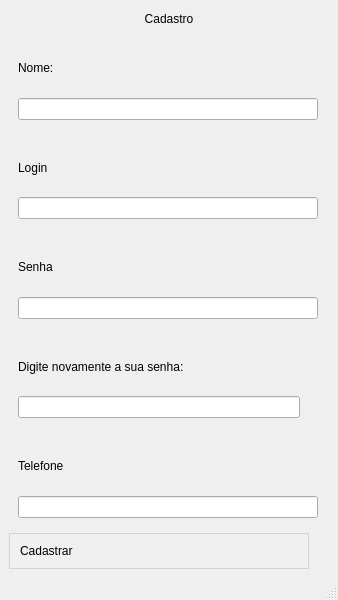
<?xml version="1.0" encoding="UTF-8"?>
<ui version="4.0">
 <class>MainWindow</class>
 <widget class="QMainWindow" name="MainWindow">
  <property name="geometry">
   <rect>
    <x>0</x>
    <y>0</y>
    <width>338</width>
    <height>600</height>
   </rect>
  </property>
  <property name="windowTitle">
   <string>MainWindow</string>
  </property>
  <property name="styleSheet">
   <string notr="true">QPushButton {
                background-color: #f0f0f0;
                border: 1px solid #d3d3d3;
                border-radius: 20px;
                padding: 10px;
                text-align: left;
            }

            QPushButton:hover {
                background-color: #e0e0e0;
            }

            QPushButton:pressed {
                background-color: #c0c0c0;
                border: 1px solid #b0b0b0;
            }</string>
  </property>
  <widget class="QWidget" name="centralwidget">
   <layout class="QVBoxLayout" name="verticalLayout_6">
    <item>
     <widget class="QLabel" name="label">
      <property name="sizePolicy">
       <sizepolicy hsizetype="Preferred" vsizetype="Maximum">
        <horstretch>0</horstretch>
        <verstretch>0</verstretch>
       </sizepolicy>
      </property>
      <property name="maximumSize">
       <size>
        <width>424745</width>
        <height>20</height>
       </size>
      </property>
      <property name="text">
       <string>Cadastro</string>
      </property>
      <property name="alignment">
       <set>Qt::AlignCenter</set>
      </property>
     </widget>
    </item>
    <item>
     <widget class="QWidget" name="widget" native="true">
      <layout class="QVBoxLayout" name="verticalLayout">
       <item>
        <widget class="QLabel" name="label_2">
         <property name="text">
          <string>Nome:</string>
         </property>
        </widget>
       </item>
       <item>
        <widget class="QLineEdit" name="lineEdit">
         <property name="maximumSize">
          <size>
           <width>300</width>
           <height>16777215</height>
          </size>
         </property>
        </widget>
       </item>
      </layout>
     </widget>
    </item>
    <item>
     <widget class="QWidget" name="widget_2" native="true">
      <layout class="QVBoxLayout" name="verticalLayout_2">
       <item>
        <widget class="QLabel" name="label_3">
         <property name="text">
          <string>Login</string>
         </property>
        </widget>
       </item>
       <item>
        <widget class="QLineEdit" name="lineEdit_2">
         <property name="maximumSize">
          <size>
           <width>300</width>
           <height>16777215</height>
          </size>
         </property>
        </widget>
       </item>
      </layout>
     </widget>
    </item>
    <item>
     <widget class="QWidget" name="widget_4" native="true">
      <layout class="QVBoxLayout" name="verticalLayout_4">
       <item>
        <widget class="QLabel" name="label_5">
         <property name="text">
          <string>Senha</string>
         </property>
        </widget>
       </item>
       <item>
        <widget class="QLineEdit" name="lineEdit_4">
         <property name="maximumSize">
          <size>
           <width>300</width>
           <height>16777215</height>
          </size>
         </property>
        </widget>
       </item>
      </layout>
     </widget>
    </item>
    <item>
     <widget class="QWidget" name="widget_5" native="true">
      <property name="maximumSize">
       <size>
        <width>300</width>
        <height>16777215</height>
       </size>
      </property>
      <layout class="QVBoxLayout" name="verticalLayout_5">
       <item>
        <widget class="QLabel" name="label_6">
         <property name="text">
          <string>Digite novamente a sua senha:</string>
         </property>
        </widget>
       </item>
       <item>
        <widget class="QLineEdit" name="lineEdit_5"/>
       </item>
      </layout>
     </widget>
    </item>
    <item>
     <widget class="QWidget" name="widget_3" native="true">
      <layout class="QVBoxLayout" name="verticalLayout_3">
       <item>
        <widget class="QLabel" name="label_4">
         <property name="text">
          <string>Telefone</string>
         </property>
        </widget>
       </item>
       <item>
        <widget class="QLineEdit" name="lineEdit_3">
         <property name="maximumSize">
          <size>
           <width>300</width>
           <height>16777215</height>
          </size>
         </property>
        </widget>
       </item>
      </layout>
     </widget>
    </item>
    <item>
     <widget class="QPushButton" name="pushButton">
      <property name="maximumSize">
       <size>
        <width>300</width>
        <height>16777215</height>
       </size>
      </property>
      <property name="layoutDirection">
       <enum>Qt::LeftToRight</enum>
      </property>
      <property name="text">
       <string>Cadastrar</string>
      </property>
      <property name="flat">
       <bool>false</bool>
      </property>
     </widget>
    </item>
   </layout>
  </widget>
  <widget class="QMenuBar" name="menubar">
   <property name="geometry">
    <rect>
     <x>0</x>
     <y>0</y>
     <width>338</width>
     <height>22</height>
    </rect>
   </property>
  </widget>
  <widget class="QStatusBar" name="statusbar"/>
 </widget>
 <resources/>
 <connections/>
</ui>
